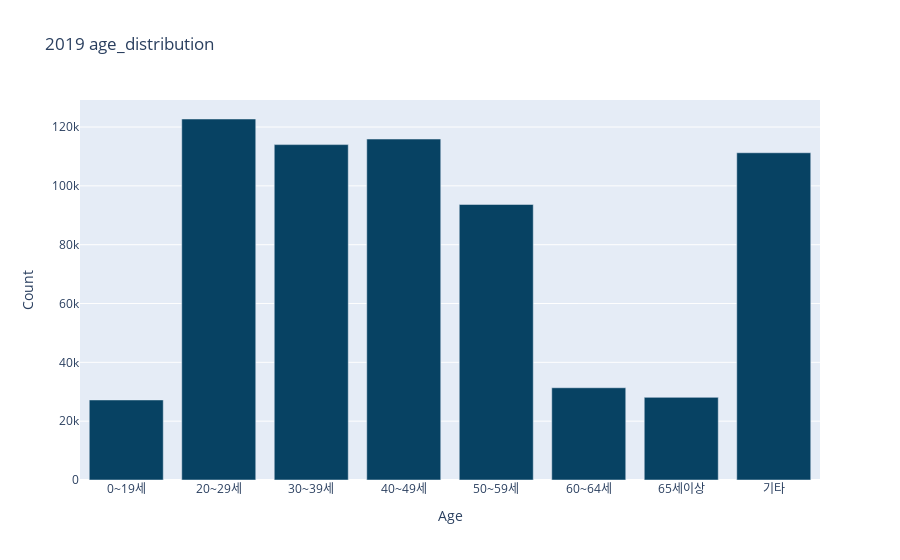

Source (notebook cell):
### Code cell
# Create Trace

trace = go.Bar(x = age_distribution_2019.index  ,
                    y= age_distribution_2019.values  , marker=dict(color='#074263'))
layout = dict(title = '2019 age_distribution '
               ,xaxis = dict(title = 'Age') ,
               yaxis = dict(title = 'Count'))
fig = go.Figure(data =[trace] , layout=layout)
iplot(fig)

### Figure 1 — Plotly figure (JSON) as saved in the notebook; plotly's stock layout.template omitted (floating-point values rounded to 4 significant figures)
{"data": [{"marker": {"color": "#074263"}, "type": "bar", "x": ["0~19세", "20~29세", "30~39세", "40~49세", "50~59세", "60~64세", "65세이상", "기타"], "y": [27217, 122730, 114027, 115910, 93676, 31361, 28095, 111257]}], "layout": {"title": {"text": "2019 age_distribution "}, "xaxis": {"title": {"text": "Age"}}, "yaxis": {"title": {"text": "Count"}}}}
